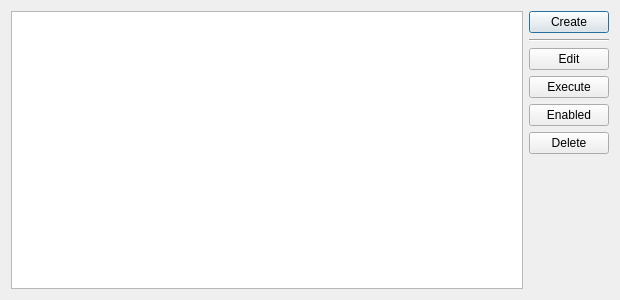
<?xml version="1.0" encoding="UTF-8"?>
<ui version="4.0">
 <class>CommandsEditor</class>
 <widget class="QDialog" name="CommandsEditor">
  <property name="geometry">
   <rect>
    <x>0</x>
    <y>0</y>
    <width>620</width>
    <height>300</height>
   </rect>
  </property>
  <property name="windowTitle">
   <string>Commands Editor</string>
  </property>
  <layout class="QGridLayout" name="gridLayout">
   <item row="0" column="1">
    <layout class="QVBoxLayout" name="verticalLayout">
     <item>
      <widget class="QPushButton" name="pushButtonCreate">
       <property name="text">
        <string>Create</string>
       </property>
       <property name="icon">
        <iconset resource="resources.qrc">
         <normaloff>:/resources/images/ic-add.png</normaloff>:/resources/images/ic-add.png</iconset>
       </property>
       <property name="default">
        <bool>true</bool>
       </property>
      </widget>
     </item>
     <item>
      <widget class="Line" name="line">
       <property name="orientation">
        <enum>Qt::Horizontal</enum>
       </property>
      </widget>
     </item>
     <item>
      <widget class="QPushButton" name="pushButtonEdit">
       <property name="text">
        <string>Edit</string>
       </property>
       <property name="icon">
        <iconset resource="resources.qrc">
         <normaloff>:/resources/images/ic-write.png</normaloff>:/resources/images/ic-write.png</iconset>
       </property>
      </widget>
     </item>
     <item>
      <widget class="QPushButton" name="pushButtonExecute">
       <property name="text">
        <string>Execute</string>
       </property>
       <property name="icon">
        <iconset resource="resources.qrc">
         <normaloff>:/resources/images/ic-play.png</normaloff>:/resources/images/ic-play.png</iconset>
       </property>
      </widget>
     </item>
     <item>
      <widget class="QPushButton" name="pushButtonEnableDisable">
       <property name="text">
        <string>Enabled</string>
       </property>
       <property name="icon">
        <iconset resource="resources.qrc">
         <normaloff>:/resources/images/ic-switch-on.png</normaloff>:/resources/images/ic-switch-on.png</iconset>
       </property>
      </widget>
     </item>
     <item>
      <widget class="QPushButton" name="pushButtonDelete">
       <property name="text">
        <string>Delete</string>
       </property>
       <property name="icon">
        <iconset resource="resources.qrc">
         <normaloff>:/resources/images/ic-trash.png</normaloff>:/resources/images/ic-trash.png</iconset>
       </property>
      </widget>
     </item>
     <item>
      <spacer name="verticalSpacer">
       <property name="orientation">
        <enum>Qt::Vertical</enum>
       </property>
       <property name="sizeHint" stdset="0">
        <size>
         <width>20</width>
         <height>40</height>
        </size>
       </property>
      </spacer>
     </item>
    </layout>
   </item>
   <item row="0" column="0">
    <widget class="QTableWidget" name="tableWidgetCommands">
     <property name="editTriggers">
      <set>QAbstractItemView::NoEditTriggers</set>
     </property>
     <property name="showDropIndicator" stdset="0">
      <bool>false</bool>
     </property>
     <property name="dragDropOverwriteMode">
      <bool>false</bool>
     </property>
     <property name="alternatingRowColors">
      <bool>true</bool>
     </property>
     <property name="selectionMode">
      <enum>QAbstractItemView::SingleSelection</enum>
     </property>
     <property name="selectionBehavior">
      <enum>QAbstractItemView::SelectRows</enum>
     </property>
     <property name="verticalScrollMode">
      <enum>QAbstractItemView::ScrollPerPixel</enum>
     </property>
     <property name="horizontalScrollMode">
      <enum>QAbstractItemView::ScrollPerPixel</enum>
     </property>
     <attribute name="horizontalHeaderDefaultSectionSize">
      <number>200</number>
     </attribute>
    </widget>
   </item>
  </layout>
 </widget>
 <resources>
  <include location="resources.qrc"/>
 </resources>
 <connections/>
</ui>
